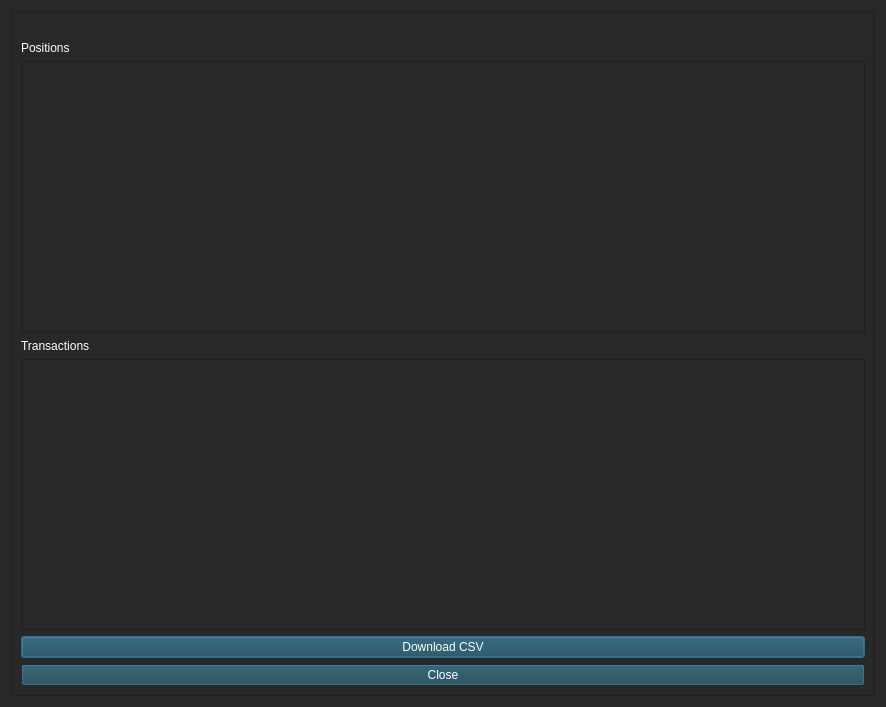
<?xml version="1.0" encoding="UTF-8"?>
<ui version="4.0">
 <class>Profo_info</class>
 <widget class="QDialog" name="Profo_info">
  <property name="geometry">
   <rect>
    <x>0</x>
    <y>0</y>
    <width>886</width>
    <height>707</height>
   </rect>
  </property>
  <property name="windowTitle">
   <string>Profo infomation</string>
  </property>
  <property name="styleSheet">
   <string notr="true">background-color: rgb(40, 40, 40);
color: rgb(255, 255, 255);</string>
  </property>
  <layout class="QVBoxLayout" name="verticalLayout">
   <item>
    <widget class="QScrollArea" name="scrollArea">
     <property name="widgetResizable">
      <bool>true</bool>
     </property>
     <widget class="QWidget" name="scrollAreaWidgetContents">
      <property name="geometry">
       <rect>
        <x>0</x>
        <y>0</y>
        <width>866</width>
        <height>687</height>
       </rect>
      </property>
      <layout class="QVBoxLayout" name="verticalLayout_2">
       <item>
        <widget class="QLabel" name="tach_vale_label">
         <property name="text">
          <string/>
         </property>
        </widget>
       </item>
       <item>
        <widget class="QLabel" name="label_2">
         <property name="text">
          <string>Positions</string>
         </property>
        </widget>
       </item>
       <item>
        <widget class="QTableView" name="Positions_tableView"/>
       </item>
       <item>
        <widget class="QLabel" name="label_3">
         <property name="text">
          <string>Transactions</string>
         </property>
        </widget>
       </item>
       <item>
        <widget class="QTableView" name="Transactions_tableView"/>
       </item>
       <item>
        <widget class="QPushButton" name="profo_csv">
         <property name="styleSheet">
          <string notr="true">color: rgb(255, 255, 255);
background-color: rgb(25, 69, 85);</string>
         </property>
         <property name="text">
          <string>Download CSV</string>
         </property>
        </widget>
       </item>
       <item>
        <widget class="QPushButton" name="prof_close">
         <property name="styleSheet">
          <string notr="true">color: rgb(255, 255, 255);
background-color: rgb(25, 69, 85);</string>
         </property>
         <property name="text">
          <string>Close</string>
         </property>
        </widget>
       </item>
      </layout>
     </widget>
    </widget>
   </item>
  </layout>
 </widget>
 <resources/>
 <connections>
  <connection>
   <sender>prof_close</sender>
   <signal>clicked()</signal>
   <receiver>Profo_info</receiver>
   <slot>close()</slot>
   <hints>
    <hint type="sourcelabel">
     <x>405</x>
     <y>675</y>
    </hint>
    <hint type="destinationlabel">
     <x>516</x>
     <y>704</y>
    </hint>
   </hints>
  </connection>
 </connections>
</ui>
